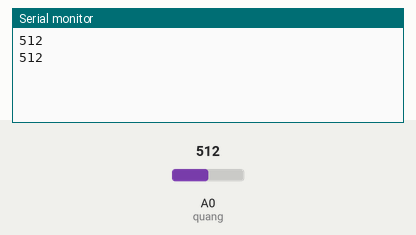
This sketch was run on a simulated Arduino Uno, built with avr-gcc and run on an emulated ATmega328P. Parts: the last lines printed to the serial monitor. Inputs (shaded band) come from the test bench; at power-on: A0 (quang) = 512.

Above: at 2.0 s.
2.1 s: A0 (quang) set to 710
At 3.4 s:
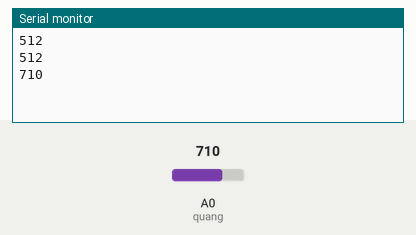
3.8 s: A0 (quang) set to 716
At 5.5 s:
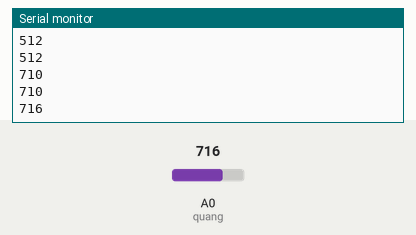
Timing chart, 0 to 7.0 s (numbered marks = the images above; inputs shaded):
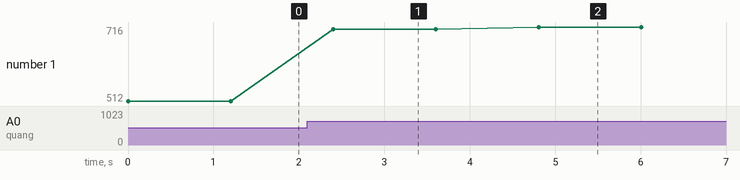

Measured:
- after the input at 2.1 s, the serial monitor: prints a new line after 0.30 s (image 1)
- after the input at 3.8 s, the serial monitor: prints a new line after 1.0 s (image 2)
- plotted number 1: 512 → 710 after the input at 2.1 s, 710 → 716 after the input at 3.8 s

The sketch:

Anh_sang.ino
```cpp
#include <SoftwareSerial.h>
SoftwareSerial BTSerial(10, 11);//TX/RX

int quang= A0;
void setup()
{
  pinMode(quang,INPUT);
  BTSerial.begin(9600);
  Serial.begin(9600);
}
void loop()
{
  int value = analogRead(quang);
  Serial.println(value);
  if(value < 700)
  {
    //digitalWrite(13,HIGH);
    BTSerial.write('1');
  }
  else{
    //digitalWrite(13,LOW);
    BTSerial.write('0');
  }
 delay(1200);
}
```
